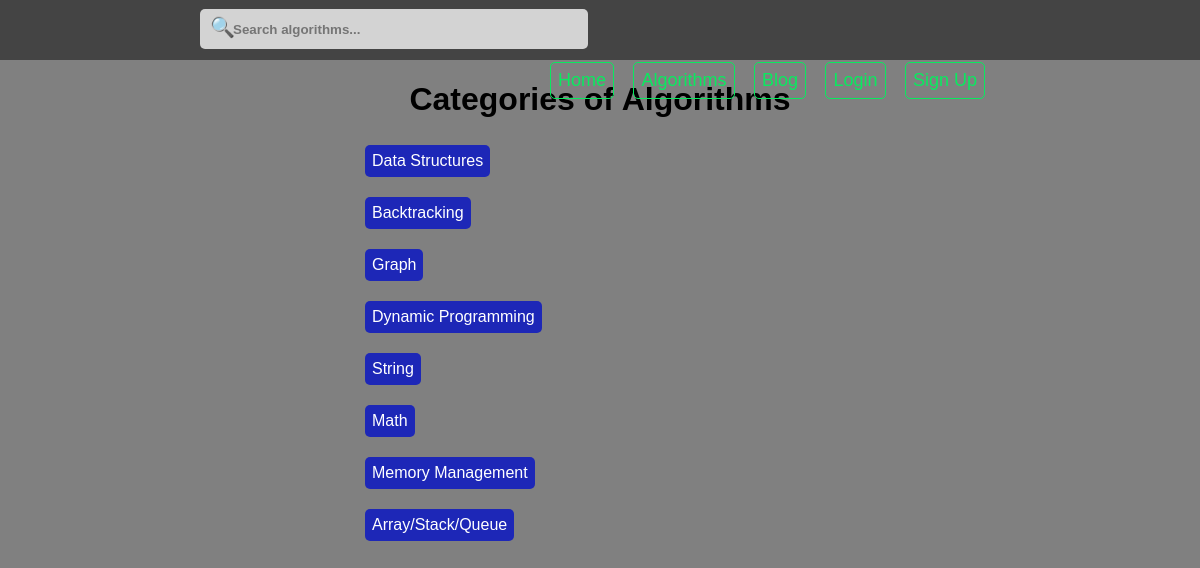
Page /algorithms/ on the committed database.
### computer_science/models.py (models this page shows, shortened)
class Algorithm(models.Model):
	title = models.CharField(max_length = 300)
	friendly_title = models.SlugField(unique = False, default = None)
	category = models.CharField(max_length = 300, default = None)
	friendly_category = models.SlugField(unique = False, default = None)
	code = models.TextField()
	created_at = models.DateTimeField(auto_now = False, auto_now_add = True)
	updated_at = models.DateTimeField(auto_now = True, auto_now_add = False)
	class Meta:
		ordering = ['title']

### computer_science/views.py (the view)
# urls.py: url(r'^algorithms/$', categories, name = 'categories'),
def categories(request):
	algorithms = Algorithm.objects.all()
	hashmap = {}
	for algorithm in algorithms:
		hashmap[algorithm.category] = algorithm.friendly_category
	items = { 'all_categories': hashmap, 'title': 'Categories of Algorithms' }
	return render(request, 'algorithms/categories.html', items)

### templates/algorithms/categories.html (shortened to what this page needs)
{% extends 'base.html' %}
{% load static %}
{% block css %}
	<link rel="stylesheet" type="text/css" href="{% static 'css/algorithm_categories.css' %}">
{% endblock css %}
{% block main %}
	<h1>Categories of Algorithms</h1>
	<div class="algorithm-categories">
		{% for category, friendly_category in all_categories.items %}
			<div class="each-category"><a href="{{ friendly_category }}" class="button">{{ category }}</a></div>
		{% endfor %}
	</div>
{% endblock main %}

### static_files/css/main.css (style rules this page uses)
body { margin: 0; padding: 0; background: grey; }
a { text-decoration: none; display: inline-block; }
.button { border-radius: 5px; padding: 7px; margin: 5px; background: rgb(29, 39, 183); color: white; font-size: 16px; }

### static_files/css/algorithm_categories.css (style rules this page uses)
.algorithm-categories { width: 500px; margin: 0 auto; text-align: left; }
.each-category { margin: 10px; }

### rows in the picture
Algorithm: all_categories "Data Structures"
Algorithm: all_categories "Backtracking"
Algorithm: all_categories "Graph"
Algorithm: all_categories "Dynamic Programming"
Algorithm: all_categories "String"
Algorithm: all_categories "Math"
Algorithm: all_categories "Memory Management"
Algorithm: all_categories "Array/Stack/Queue"
